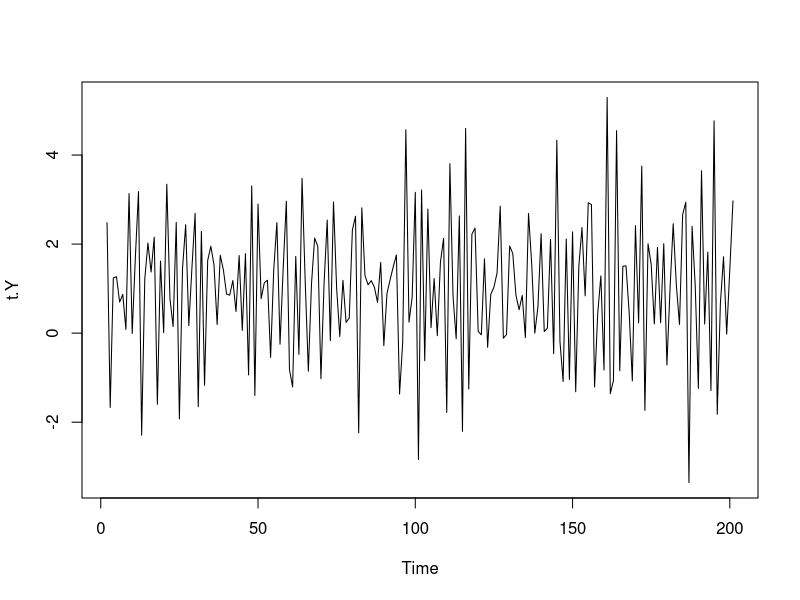
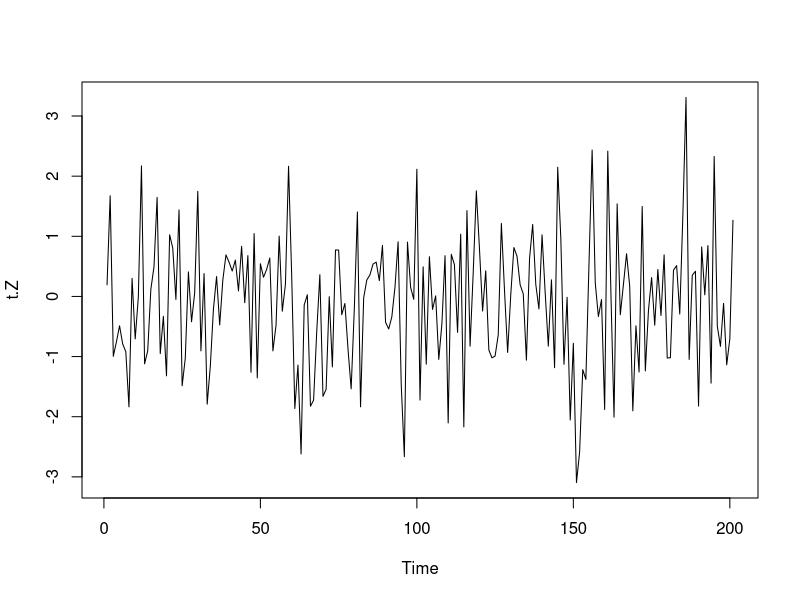

R code for these plots, in order:
## ---- chunk 1
t.E <- ts(rnorm(201))
t.X <- (1:201) + t.E
t.Y <- diff(t.X)
t.Z <- t.E
## ---- chunk 2
plot(t.Y)
## ---- chunk 3
plot(t.Z)
